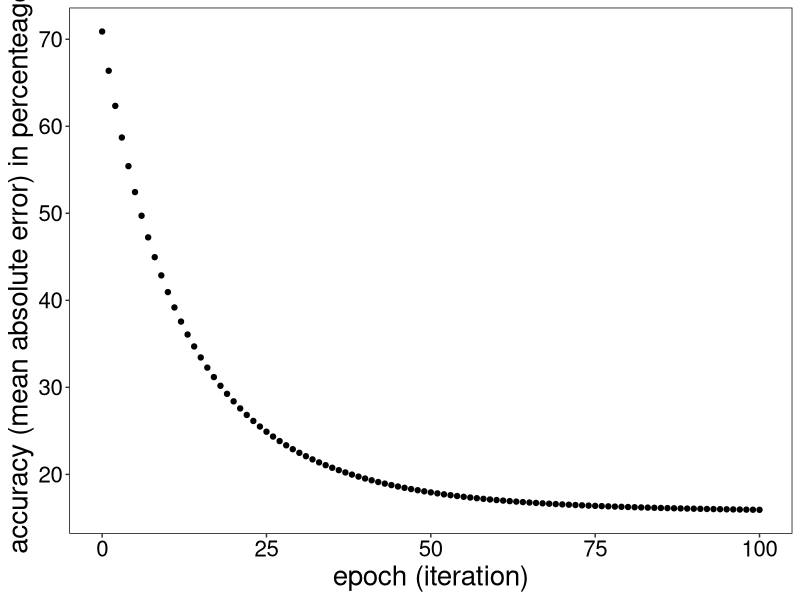

Write R code to recreate this figure.
library(ggplot2)
library(gganimate)
library(transformr)
library(dplyr)

setwd(dirname(rstudioapi::getActiveDocumentContext()$path))

errors <- data.frame(read.csv("error.csv", header = FALSE, sep = ","))
errors$average <- rowMeans(errors[, -1]) * 100

avg <- ggplot(errors, aes(x = V1, y = average)) +
  geom_point(size = 1.5) +
  xlab("epoch (iteration)") +
  ylab("accuracy (mean absolute error) in percenteage") +
  theme(
    text = element_text(size = 20),
    axis.text = element_text(color = "black"),
    panel.border = element_rect(fill = NA),
    panel.background = element_blank(),
    legend.key = element_rect(fill = NA, color = NA),
    legend.background = element_rect(fill = (alpha("white", 0))),
    legend.title = element_blank(),
    legend.box.background = element_rect(colour = "black")
  )

png("avg_error.png", width = 800, height = 500)
print(avg)
dev.off()

z1 <- rnorm(10,100,15)
z2 <- rnorm(25,100,15)
z3 <- rnorm(100,100,15)
z4 <- rnorm(500,100,15)
z5 <- rnorm(2000,100,15)

z1 <- as.matrix(z1, nrows=10, ncols=1)
z2 <- as.matrix(z2, nrows=25, ncols=1)
z3 <- as.matrix(z3, nrows=100, ncols=1)
z4 <- as.matrix(z4, nrows=500, ncols=1)
z5 <- as.matrix(z5, nrows=2000, ncols=1)

z1 <- as.data.frame(z1)
z2 <- as.data.frame(z2)
z3 <- as.data.frame(z3)
z4 <- as.data.frame(z4)
z5 <- as.data.frame(z5)

colnames(z1) <- "IQ"
colnames(z2) <- "IQ"
colnames(z3) <- "IQ"
colnames(z4) <- "IQ"
colnames(z5) <- "IQ"

dataset <- c(rep(1,10),rep(2,25),rep(3,100),rep(4,500),rep(5,2000))

fullmat <- matrix(0,2635,2) 
fullmat[,1] <- dataset
partmat <- rbind(z1,z2,z3,z4,z5)
fullmat[,2] <- partmat[,1]
colnames(fullmat) <- c("dataset","IQ")
fullmat <- as.data.frame(fullmat)

anim_plot1 <- ggplot(errors[,-ncol(errors)], aes(V1)) + 
  geom_histogram(col = "black",fill = "blue") + 
  transition_states(errors[,1],2,4) + 
  view_follow(fixed_x = TRUE)

anim_plot1
